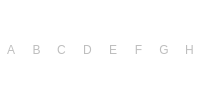
     <widget class="QFrame" name="horozontalFrame">
      <property name="enabled">
       <bool>false</bool>
      </property>
      <property name="font">
       <font>
        <pointsize>20</pointsize>
       </font>
      </property>
      <property name="autoFillBackground">
       <bool>false</bool>
      </property>
      <property name="styleSheet">
       <string notr="true">QLabel{font: 24pt &quot;Standard Symbols L&quot;;}
QFrame{background-color: rgba(255, 165, 137, 0); border: none;}
</string>
      </property>
      <property name="frameShape">
       <enum>QFrame::NoFrame</enum>
      </property>
      <layout class="QHBoxLayout" name="horizontalLayout">
       <property name="spacing">
        <number>6</number>
       </property>
       <property name="leftMargin">
        <number>1</number>
       </property>
       <property name="topMargin">
        <number>1</number>
       </property>
       <property name="rightMargin">
        <number>1</number>
       </property>
       <property name="bottomMargin">
        <number>1</number>
       </property>
       <item>
        <widget class="QLabel" name="label_2">
         <property name="frameShape">
          <enum>QFrame::NoFrame</enum>
         </property>
         <property name="text">
          <string>A</string>
         </property>
         <property name="textFormat">
          <enum>Qt::RichText</enum>
         </property>
         <property name="alignment">
          <set>Qt::AlignCenter</set>
         </property>
         <property name="wordWrap">
          <bool>false</bool>
         </property>
        </widget>
       </item>
       <item>
        <widget class="QLabel" name="label_3">
         <property name="text">
          <string>B</string>
         </property>
         <property name="alignment">
          <set>Qt::AlignCenter</set>
         </property>
        </widget>
       </item>
       <item alignment="Qt::AlignHCenter">
        <widget class="QLabel" name="label_4">
         <property name="text">
          <string>C</string>
         </property>
         <property name="alignment">
          <set>Qt::AlignCenter</set>
         </property>
        </widget>
       </item>
       <item>
        <widget class="QLabel" name="label_5">
         <property name="text">
          <string>D</string>
         </property>
         <property name="alignment">
          <set>Qt::AlignCenter</set>
         </property>
        </widget>
       </item>
       <item>
        <widget class="QLabel" name="label_6">
         <property name="text">
          <string>E</string>
         </property>
         <property name="alignment">
          <set>Qt::AlignCenter</set>
         </property>
        </widget>
       </item>
       <item>
        <widget class="QLabel" name="label_7">
         <property name="text">
          <string>F</string>
         </property>
         <property name="alignment">
          <set>Qt::AlignCenter</set>
         </property>
        </widget>
       </item>
       <item>
        <widget class="QLabel" name="label_8">
         <property name="text">
          <string>G</string>
         </property>
         <property name="alignment">
          <set>Qt::AlignCenter</set>
         </property>
        </widget>
       </item>
       <item>
        <widget class="QLabel" name="label_9">
         <property name="text">
          <string>H</string>
         </property>
         <property name="textFormat">
          <enum>Qt::RichText</enum>
         </property>
         <property name="scaledContents">
          <bool>false</bool>
         </property>
         <property name="alignment">
          <set>Qt::AlignCenter</set>
         </property>
        </widget>
       </item>
      </layout>
     </widget>
